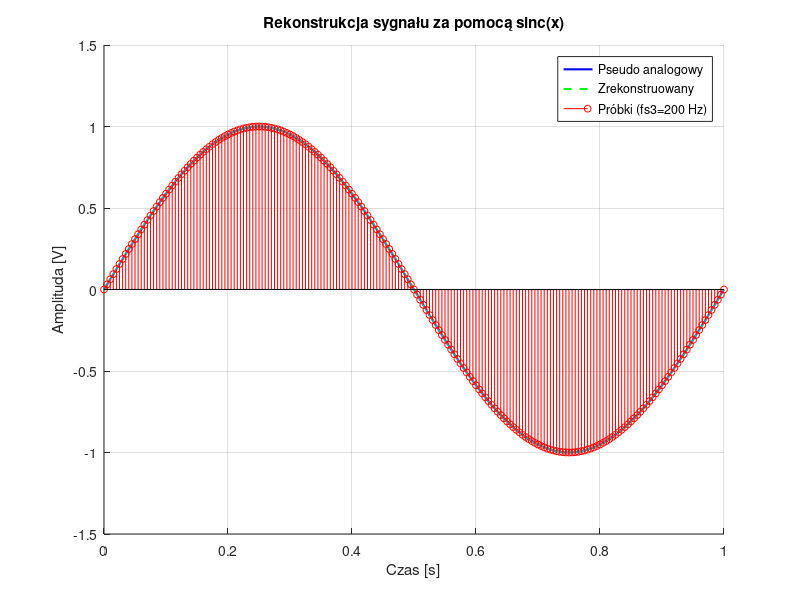
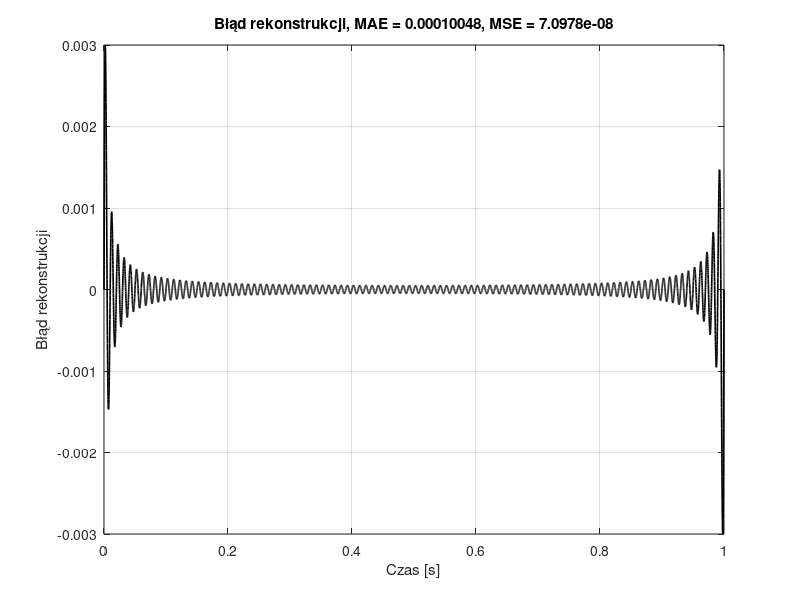

Source code (MATLAB) for these figures, in order:
clear all;
close all;

stopTime = 1;
fs3 = 200; % Częstotliwość próbkowania
fs_analogowy = 10000; % Wysoka częstotliwość próbkowania (analogowa)
f = 1; % Częstotliwość sygnału
T = 1/fs3; % Okres próbkowania

t3 = 0:1/fs3:stopTime; % Oś czasu dla próbek
t_analogowy = 0:1/fs_analogowy:stopTime; % Oś czasu dla sygnału analogowego

x3 = sin(2*pi*f*t3); % Próbkowany sygnał

% Rekonstrukcja sygnału z próbek przy użyciu sinc
xhat = zeros(size(t_analogowy));

for idx = 1:length(t_analogowy)
    t = t_analogowy(idx);
    xhat(idx) = 0;
    for n = 1:length(t3)
       a = pi/T*(t - (n-1)*T);
       sc = 1;
       if a ~= 0
           sc = sin(a)/a; % Funkcja sinc
       end
       xhat(idx) = xhat(idx) + x3(n) * sc;
    end
end

x_analog = sin(2*pi*f*t_analogowy); % Oryginalny sygnał analogowy

% Obliczanie błędu rekonstrukcji
error = x_analog - xhat;
MAE = mean(abs(error)); % Średni błąd bezwzględny
MSE = mean(error.^2); % Błąd średniokwadratowy

% Rysowanie wykresów
figure;
hold on;
plot(t_analogowy, x_analog, 'b-', 'LineWidth', 1.5); % Oryginalny sygnał
plot(t_analogowy, xhat, 'g--', 'LineWidth', 1.5); % Zrekonstruowany sygnał
stem(t3, x3, 'ro', 'MarkerSize', 5); % Punkty próbkowania
legend('Pseudo analogowy', 'Zrekonstruowany', 'Próbki (fs3=200 Hz)');
xlabel('Czas [s]');
ylabel('Amplituda [V]');
title('Rekonstrukcja sygnału za pomocą sinc(x)');
grid on;
hold off;

% Wykres błędu rekonstrukcji
figure;
plot(t_analogowy, error, 'k', 'LineWidth', 1.2);
xlabel('Czas [s]');
ylabel('Błąd rekonstrukcji');
title(['Błąd rekonstrukcji, MAE = ', num2str(MAE), ', MSE = ', num2str(MSE)]);
grid on;
